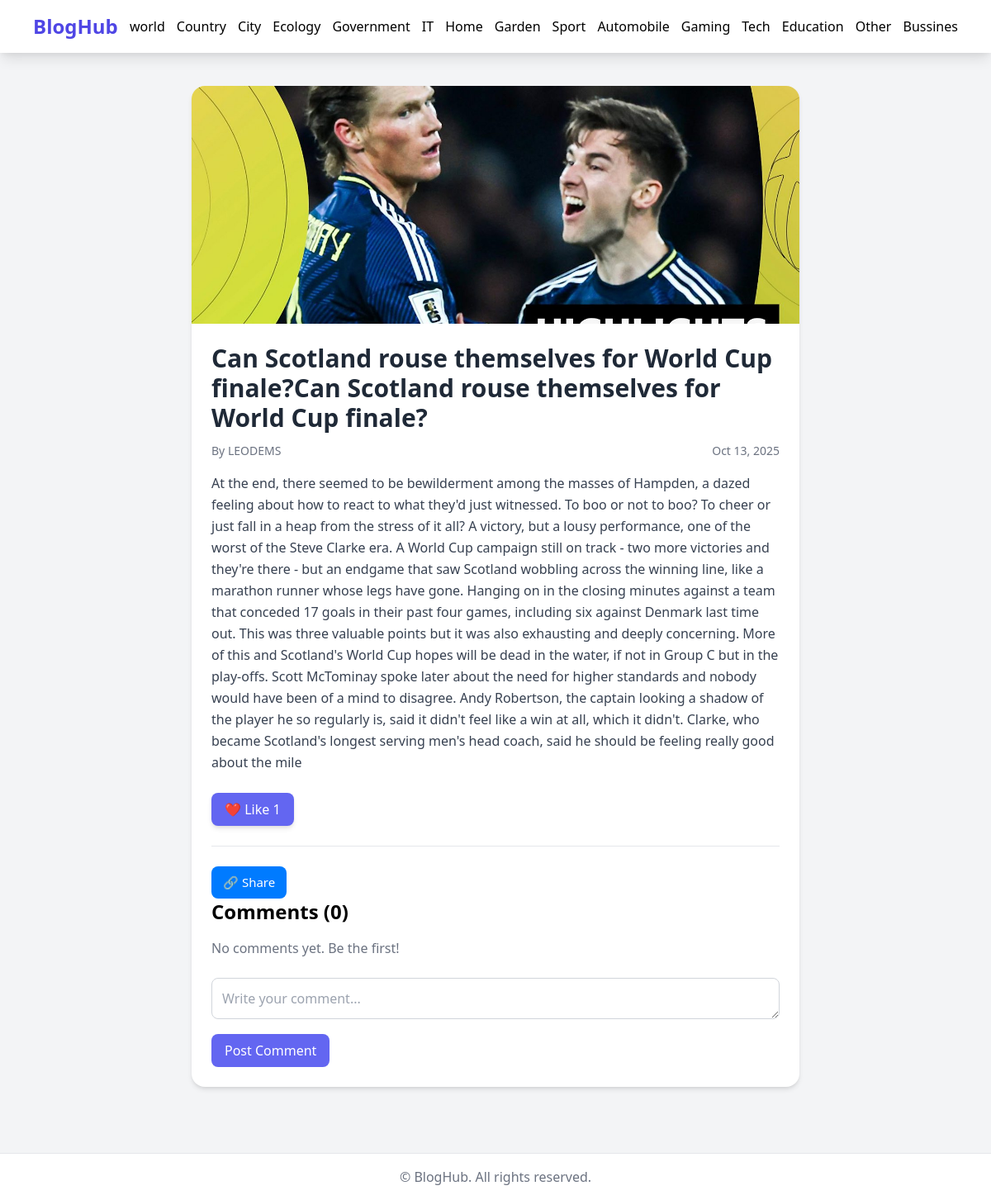
Page /blog/f7f8bf3708ff4c7592a8b0608f03a146/ (signed in) on the earlier database version.
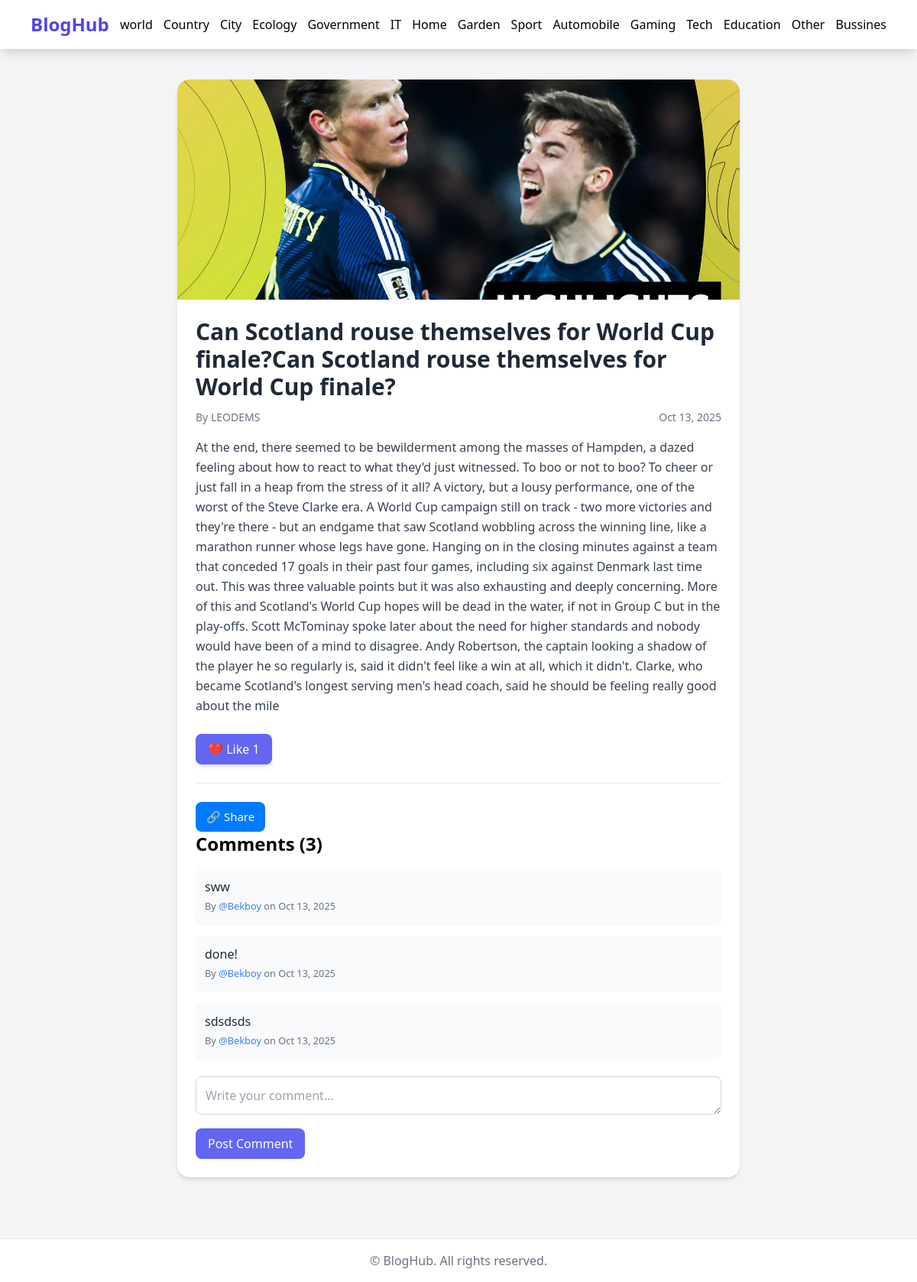
Same page on the later database version.
### blog/models.py (models this page shows, shortened)
class BlogCategory(models.Model):
    name = models.CharField(max_length=50)
    slug = models.SlugField(max_length=50, unique=True, blank=True, null=True)
    class Meta:
        verbose_name_plural = "Blog Categories"

class Blog(models.Model):
    link = models.CharField(default=short_uuid, unique=True, editable=False, db_index=True)
    category = models.ForeignKey(BlogCategory, on_delete=models.CASCADE, related_name='blog')
    title = models.CharField(max_length=150)
    description = models.TextField()
    photo = models.ImageField(null=True, blank=True, upload_to='blog/images/')
    owner = models.ForeignKey(UserProfile, on_delete=models.CASCADE)
    likes = models.PositiveIntegerField(default=0)
    created_at = models.DateTimeField(auto_now_add=True)
    updated_at = models.DateTimeField(auto_now=True)

class BlogComment(models.Model):
    blog = models.ForeignKey(Blog, on_delete=models.CASCADE, related_name='comments')
    comment = models.TextField()
    created_at = models.DateTimeField(auto_now_add=True)
    updated_at = models.DateTimeField(auto_now=True)
    user = models.ForeignKey(UserProfile, on_delete=models.CASCADE)

### accounts/models.py (models this page shows, shortened)
class UserProfile(models.Model):
    user = models.OneToOneField(User, on_delete=models.CASCADE, null=True, blank=True, related_name='profile')
    position = models.CharField(max_length=10, choices=[(k, v) for k, v in positions.items()], default='user')
    first_name = models.CharField(max_length=100)
    last_name = models.CharField(max_length=100)
    username = models.CharField(max_length=100, unique=True, blank=True, null=True)
    email = models.EmailField(max_length=100, unique=True)
    email = models.EmailField(max_length=150)
    address = models.CharField(max_length=250)
    country_code = models.CharField(max_length=10, choices=[(k, v) for k, v in country_codes.items()], default='Uzb')
    phone = models.IntegerField()

### blog/views.py (the view)
# urls.py: path('blog/<str:link>/', blog_detail, name='blog_detail'),
def blog_detail(request, link):
    blog = Blog.objects.get(link=link)
    user = request.user.profile
    is_liked = BlogLikes.objects.filter(blog=blog, user=user).exists()
    categories = BlogCategory.objects.all()
    share_url = request.build_absolute_uri()
    comments = BlogComment.objects.filter(blog=blog).order_by('-created_at')
    context = {
        'blog': blog,
        'categories': categories,
        'share_url': share_url,
        'is_liked': is_liked,
        'comments': comments,
    }
    return render(request, 'homepage/blogdetail.html', context)

### templates/homepage/blogdetail.html (shortened to what this page needs)
{% extends 'base.html' %}
{% load static %}
{% block category %}
{% for cg in categories %}
<a href="{% url 'category_detail' cg.slug %}" class="hover:text-indigo-500">{{ cg.name }}</a>
{% endfor %}
{% endblock %}
{% block content %}
<link href="https://cdn.jsdelivr.net/npm/tailwindcss@2.2.19/dist/tailwind.min.css" rel="stylesheet">
<article class="max-w-3xl mx-auto py-10 px-4">
  <div class="bg-white shadow-md rounded-2xl overflow-hidden">
    {% if blog.photo %}
    <img src="{{ blog.photo.url }}" alt="{{ blog.title }}" class="w-full h-72 object-cover">
    {% endif %}
    <div class="p-6">
      <h1 class="text-3xl font-bold mb-3 text-gray-800">{{ blog.title }}</h1>
      <div class="flex justify-between text-sm text-gray-500 mb-4">
        <span>By {{ blog.owner.user.username }}</span>
        <span>{{ blog.created_at|date:"M d, Y" }}</span>
      </div>
      <p class="text-gray-700 leading-relaxed mb-6">{{ blog.description }}</p>
      <form action="{% url 'like_blog' blog.link %}" method="POST" class="mb-6">
        <button class="bg-indigo-500 hover:bg-indigo-600 text-white px-4 py-2 rounded-lg shadow-md transition">
          ❤️ Like {{ blog.likes }}
        </button>
      </form>
      <hr class="my-6">
  <div class="share-container">
  <button class="share-btn">🔗 Share</button>
</div>
      <h3 class="text-2xl font-semibold mb-4">Comments ({{ blog.comments.count }})</h3>
      <div class="space-y-4">
        {% for comment in blog.comments.all %}
        <div class="bg-gray-50 p-3 rounded-lg shadow-sm">
          <p class="text-gray-800">{{ comment.comment }}</p>
            <small class="text-gray-500">By<a class="text-blue-500" href="#"> @{{ comment.user.username }} </a> on {{ comment.created_at|date:"M d, Y" }}</small>
        </div>
        {% empty %}
        <p class="text-gray-500">No comments yet. Be the first!</p>
        {% endfor %}
      </div>
      <form action="{% url 'add_comment' blog.link %}" method="POST" class="mt-6">
        <textarea name="comment" rows="1" class="w-full border border-gray-300 rounded-lg p-3 focus:ring-2 focus:ring-indigo-400" placeholder="Write your comment..."></textarea>
        <button type="submit" class="mt-3 bg-indigo-500 hover:bg-indigo-600 text-white px-4 py-2 rounded-lg">Post Comment</button>
      </form>
    </div>
  </div>
</article>
{% endblock %}

### templates/base.html (shortened to what this page needs)
<!DOCTYPE html>
<html lang="en">
<head>
</head>
<body class="bg-gray-100 font-sans antialiased">
  <nav class="bg-white shadow-lg py-4">
    <div class="max-w-6xl mx-auto flex justify-between items-center px-4">
      <a href="{% url 'homepage' %}" class="text-2xl font-bold text-indigo-600">BlogHub</a>
        {% block category %}
        {% endblock %}
    </div>
  </nav>
  <main>
    {% block content %}{% endblock %}
  </main>
  <footer class="bg-white text-center py-4 mt-10 text-gray-500 border-t">
    © {{ now|date:"Y" }} BlogHub. All rights reserved.
  </footer>
</body>
</html>

### templates/homepage/blogdetail.html (style rules this page uses)
.share-container { position: relative; display: inline-block; }
.share-btn { background-color: #007bff; color: white; border: none; padding: 8px 14px; border-radius: 8px; cursor: pointer; font-size: 15px; transition: 0.3s; }

Differences in the rows shown:
computed for Blog "LEODEMS": comments.count "0" → "3"
added BlogComment: comment "sww", user.username "Bekboy", created_at "Oct 13, 2025"
added BlogComment: comment "done!", user.username "Bekboy", created_at "Oct 13, 2025"
added BlogComment: comment "sdsdsds", user.username "Bekboy", created_at "Oct 13, 2025"
Other differences:
text no longer shown: "No comments yet. Be the first!"
